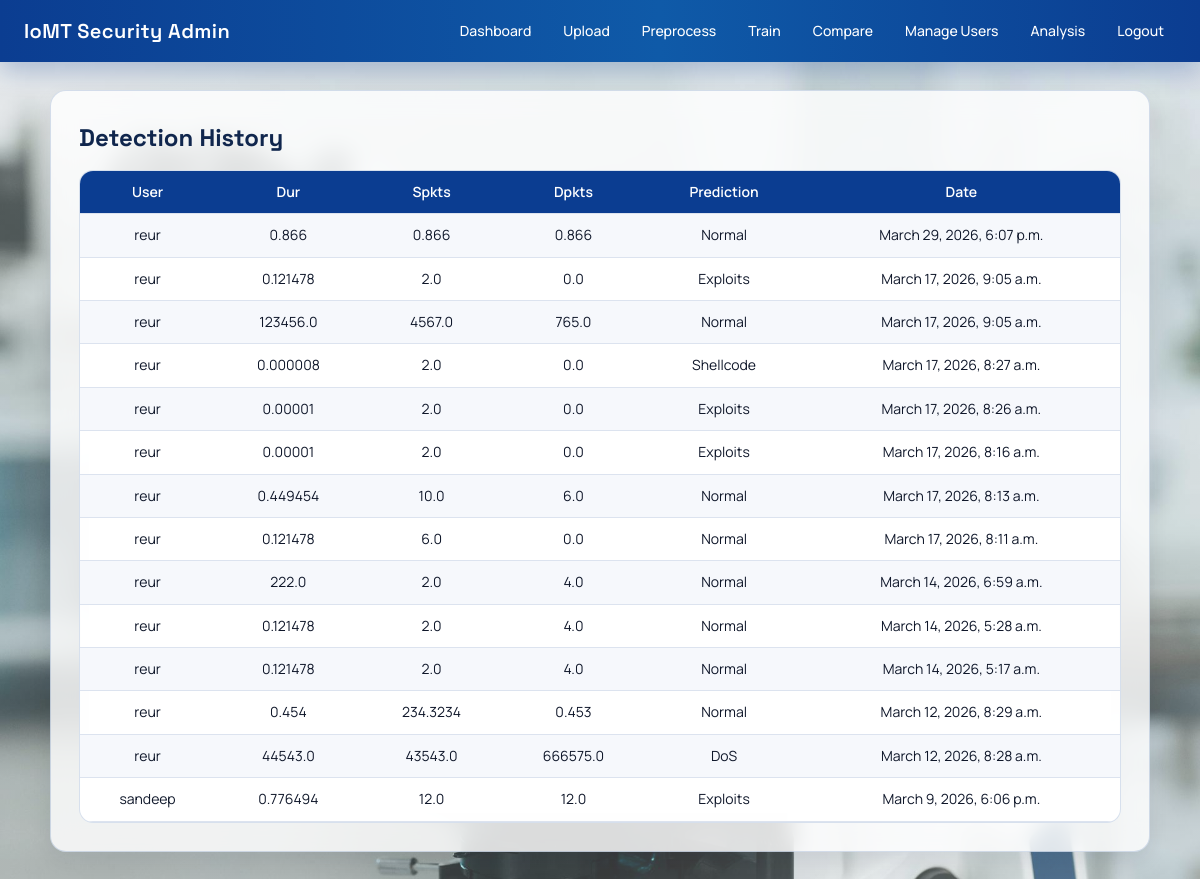
/admin-history/ (signed in), run on the app's committed database.
### detector_app/models.py (models this page shows, shortened)
class DetectionHistory(models.Model):
    user = models.ForeignKey(User, on_delete=models.CASCADE)
    dur = models.FloatField()
    spkts = models.FloatField()
    dpkts = models.FloatField()
    sbytes = models.FloatField()
    dbytes = models.FloatField()
    rate = models.FloatField()
    sttl = models.FloatField()
    dttl = models.FloatField()
    sload = models.FloatField()
    dload = models.FloatField()
    prediction = models.CharField(max_length=100)
    created_at = models.DateTimeField(auto_now_add=True)

### detector_app/views.py (the view)
# urls.py: path('admin-history/', views.admin_history),
def admin_history(request):
    if not request.session.get('admin'):
        return redirect('/admin-login/')
    history = DetectionHistory.objects.all().order_by('-created_at')
    return render(request, "admin_history.html", {"history": history})

### detector_app/templates/admin_history.html (shortened to what this page needs)
{% load static %}
<!DOCTYPE html>
<html lang="en">
<head>
    <link rel="stylesheet" href="{% static 'css/app.css' %}">
</head>
<body class="page-admin-history">
    <nav class="navbar">
        <div class="nav-inner">
            <div class="logo">IoMT Security Admin</div>
            <div class="menu">
                <a href="/admin-dashboard/">Dashboard</a>
                <a href="/upload/">Upload</a>
                <a href="/preprocess/">Preprocess</a>
                <a href="/train/">Train</a>
                <a href="/compare/">Compare</a>
                <a href="/admin-users/">Manage Users</a>
                <a href="/prediction-analysis/">Analysis</a>
                <a href="/admin-logout/">Logout</a>
            </div>
        </div>
    </nav>
    <main class="page">
        <section class="container container--wide">
            <h2>Detection History</h2>
            <div class="table-wrapper">
                <table>
                    <tr>
                        <th>User</th>
                        <th>Dur</th>
                        <th>Spkts</th>
                        <th>Dpkts</th>
                        <th>Prediction</th>
                        <th>Date</th>
                    </tr>
                    {% for h in history %}
                    <tr>
                        <td>{{ h.user.username }}</td>
                        <td>{{ h.dur }}</td>
                        <td>{{ h.spkts }}</td>
                        <td>{{ h.dpkts }}</td>
                        <td>{{ h.prediction }}</td>
                        <td>{{ h.created_at }}</td>
                    </tr>
                    {% endfor %}
                </table>
            </div>
        </section>
    </main>
</body>
</html>

### detector_app/static/css/app.css (style rules this page uses)
:root { --bg: #edf2f9; --surface: #ffffff; --surface-2: #f6f8fc; --text: #0f1d33; --muted: #425b78; --primary: #0b3d91; --primary-600: #0a347a; --primary-700: #082a60; --success: #128a4b; --danger: #b42318; --warning: #b45309; --border: #dce3ef; --shadow-sm: 0 8px 20px rgba(15, 23, 42, 0.08); --shadow: 0 18px 40px rgba(15, 23, 42, 0.12); --radius: 16px; --glass: rgba(255, 255, 255, 0.82); --glass-strong: rgba(255, 255, 255, 0.92); --glass-border: rgba(11, 61, 145, 0.16); --page-bg: none; --overlay-a: 0.28; --overlay-b: 0.2; --overlay-c: 0.32; }
*, *::before, *::after { box-sizing: border-box; }
html { scroll-behavior: smooth; }
body { margin: 0; font-family: "Manrope", "Segoe UI", Tahoma, sans-serif; color: var(--text); line-height: 1.6; background-color: var(--bg); background-image: linear-gradient( 120deg, rgba(255, 255, 255, var(--overlay-a)) 0%, rgba(242, 247, 255, var(--overlay-b)) 60%, rgba(255, 255, 255, var(--overlay-c)) 100% ), var(--page-bg); background-size: cover, cover; background-position: center, center; background-attachment: fixed, fixed; min-height: 100vh; }
body.page-admin-history { --page-bg: url("../images/bg-detect.jpg"); --overlay-a: 0.3; --overlay-b: 0.22; --overlay-c: 0.34; }
a { color: var(--primary); text-decoration: none; }
h1, h2, h3 { margin: 0; }
h2 { color: #10264d; font-family: "Space Grotesk", "Manrope", sans-serif; margin-bottom: 12px; }
.navbar { background: linear-gradient(90deg, #0b3d91 0%, #0f5aa8 55%, #0b3d91 100%); color: #ffffff; box-shadow: 0 10px 25px rgba(11, 61, 145, 0.25); }
.nav-inner { max-width: 1200px; margin: 0 auto; padding: 12px 24px; display: flex; align-items: center; justify-content: space-between; gap: 16px; flex-wrap: wrap; }
.logo { font-family: "Space Grotesk", "Manrope", sans-serif; font-size: 20px; font-weight: 600; letter-spacing: 0.4px; }
.menu { display: flex; gap: 8px; flex-wrap: wrap; }
.navbar a { color: #ffffff; padding: 8px 12px; border-radius: 999px; font-size: 14px; font-weight: 500; transition: background 0.2s ease, transform 0.2s ease; }
.page { max-width: 1200px; margin: 28px auto 64px; padding: 0 24px; display: grid; gap: 24px; }
.page > * { animation: rise 0.5s ease both; }
.container { background: var(--glass); border-radius: var(--radius); padding: 28px; border: 1px solid var(--glass-border); box-shadow: var(--shadow-sm); width: 100%; justify-self: center; backdrop-filter: blur(12px); }
.container--wide { max-width: 1100px; width: 100%; }
.table-wrapper { border: 1px solid var(--glass-border); border-radius: 14px; overflow: auto; background: rgba(255, 255, 255, 0.92); backdrop-filter: blur(8px); color: #0f172a; }
table { width: 100%; border-collapse: collapse; font-size: 14px; min-width: 640px; color: #0f172a; }
th, td { padding: 10px 12px; text-align: center; border-bottom: 1px solid var(--border); }
th { position: sticky; top: 0; background: var(--primary); color: #ffffff; font-weight: 600; }
tr:nth-child(even) td { background: var(--surface-2); }

### data on the page
DetectionHistory: user.username "reur", dur "0.866", spkts "0.866", dpkts "0.866", prediction "Normal", created_at "March 29, 2026, 6:07 p.m."
DetectionHistory: user.username "reur", dur "0.121478", spkts "2.0", dpkts "0.0", prediction "Exploits", created_at "March 17, 2026, 9:05 a.m."
DetectionHistory: user.username "reur", dur "123456.0", spkts "4567.0", dpkts "765.0", prediction "Normal", created_at "March 17, 2026, 9:05 a.m."
DetectionHistory: user.username "reur", dur "0.000008", spkts "2.0", dpkts "0.0", prediction "Shellcode", created_at "March 17, 2026, 8:27 a.m."
DetectionHistory: user.username "reur", dur "0.00001", spkts "2.0", dpkts "0.0", prediction "Exploits", created_at "March 17, 2026, 8:26 a.m."
DetectionHistory: user.username "reur", dur "0.00001", spkts "2.0", dpkts "0.0", prediction "Exploits", created_at "March 17, 2026, 8:16 a.m."
DetectionHistory: user.username "reur", dur "0.449454", spkts "10.0", dpkts "6.0", prediction "Normal", created_at "March 17, 2026, 8:13 a.m."
DetectionHistory: user.username "reur", dur "0.121478", spkts "6.0", dpkts "0.0", prediction "Normal", created_at "March 17, 2026, 8:11 a.m."
DetectionHistory: user.username "reur", dur "222.0", spkts "2.0", dpkts "4.0", prediction "Normal", created_at "March 14, 2026, 6:59 a.m."
DetectionHistory: user.username "reur", dur "0.121478", spkts "2.0", dpkts "4.0", prediction "Normal", created_at "March 14, 2026, 5:28 a.m."
DetectionHistory: user.username "reur", dur "0.121478", spkts "2.0", dpkts "4.0", prediction "Normal", created_at "March 14, 2026, 5:17 a.m."
DetectionHistory: user.username "reur", dur "0.454", spkts "234.3234", dpkts "0.453", prediction "Normal", created_at "March 12, 2026, 8:29 a.m."
DetectionHistory: user.username "reur", dur "44543.0", spkts "43543.0", dpkts "666575.0", prediction "DoS", created_at "March 12, 2026, 8:28 a.m."
DetectionHistory: user.username "sandeep", dur "0.776494", spkts "12.0", dpkts "12.0", prediction "Exploits", created_at "March 9, 2026, 6:06 p.m."
